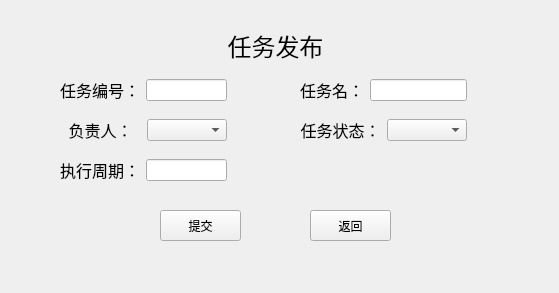
<?xml version="1.0" encoding="UTF-8"?>
<ui version="4.0">
 <class>taskAdd</class>
 <widget class="QWidget" name="taskAdd">
  <property name="geometry">
   <rect>
    <x>0</x>
    <y>0</y>
    <width>559</width>
    <height>293</height>
   </rect>
  </property>
  <property name="windowTitle">
   <string>Form</string>
  </property>
  <widget class="QLabel" name="label">
   <property name="geometry">
    <rect>
     <x>220</x>
     <y>20</y>
     <width>111</width>
     <height>51</height>
    </rect>
   </property>
   <property name="text">
    <string>&lt;html&gt;&lt;head/&gt;&lt;body&gt;&lt;p&gt;&lt;span style=&quot; font-size:18pt;&quot;&gt;任务发布&lt;/span&gt;&lt;/p&gt;&lt;/body&gt;&lt;/html&gt;</string>
   </property>
   <property name="alignment">
    <set>Qt::AlignCenter</set>
   </property>
  </widget>
  <widget class="QWidget" name="widget" native="true">
   <property name="geometry">
    <rect>
     <x>60</x>
     <y>70</y>
     <width>167</width>
     <height>41</height>
    </rect>
   </property>
   <layout class="QHBoxLayout" name="horizontalLayout">
    <item>
     <widget class="QLabel" name="label_2">
      <property name="text">
       <string>&lt;html&gt;&lt;head/&gt;&lt;body&gt;&lt;p&gt;&lt;span style=&quot; font-size:12pt;&quot;&gt;任务编号：&lt;/span&gt;&lt;/p&gt;&lt;/body&gt;&lt;/html&gt;</string>
      </property>
      <property name="alignment">
       <set>Qt::AlignCenter</set>
      </property>
     </widget>
    </item>
    <item>
     <widget class="QLineEdit" name="task_idLi"/>
    </item>
   </layout>
  </widget>
  <widget class="QWidget" name="widget_2" native="true">
   <property name="geometry">
    <rect>
     <x>300</x>
     <y>70</y>
     <width>167</width>
     <height>41</height>
    </rect>
   </property>
   <layout class="QHBoxLayout" name="horizontalLayout_2">
    <item>
     <widget class="QLabel" name="label_3">
      <property name="text">
       <string>&lt;html&gt;&lt;head/&gt;&lt;body&gt;&lt;p&gt;&lt;span style=&quot; font-size:12pt;&quot;&gt;任务名：&lt;/span&gt;&lt;/p&gt;&lt;/body&gt;&lt;/html&gt;</string>
      </property>
      <property name="alignment">
       <set>Qt::AlignCenter</set>
      </property>
     </widget>
    </item>
    <item>
     <widget class="QLineEdit" name="task_nameLi"/>
    </item>
   </layout>
  </widget>
  <widget class="QWidget" name="widget_3" native="true">
   <property name="geometry">
    <rect>
     <x>60</x>
     <y>110</y>
     <width>167</width>
     <height>41</height>
    </rect>
   </property>
   <layout class="QHBoxLayout" name="horizontalLayout_3">
    <item>
     <widget class="QLabel" name="label_4">
      <property name="text">
       <string>&lt;html&gt;&lt;head/&gt;&lt;body&gt;&lt;p&gt;&lt;span style=&quot; font-size:12pt;&quot;&gt;负责人：&lt;/span&gt;&lt;/p&gt;&lt;/body&gt;&lt;/html&gt;</string>
      </property>
      <property name="alignment">
       <set>Qt::AlignCenter</set>
      </property>
     </widget>
    </item>
    <item>
     <widget class="QComboBox" name="empBox"/>
    </item>
   </layout>
  </widget>
  <widget class="QWidget" name="widget_4" native="true">
   <property name="geometry">
    <rect>
     <x>300</x>
     <y>110</y>
     <width>167</width>
     <height>41</height>
    </rect>
   </property>
   <layout class="QHBoxLayout" name="horizontalLayout_4">
    <item>
     <widget class="QLabel" name="label_5">
      <property name="text">
       <string>&lt;html&gt;&lt;head/&gt;&lt;body&gt;&lt;p&gt;&lt;span style=&quot; font-size:12pt;&quot;&gt;任务状态：&lt;/span&gt;&lt;/p&gt;&lt;/body&gt;&lt;/html&gt;</string>
      </property>
      <property name="alignment">
       <set>Qt::AlignCenter</set>
      </property>
     </widget>
    </item>
    <item>
     <widget class="QComboBox" name="statusBox"/>
    </item>
   </layout>
  </widget>
  <widget class="QWidget" name="widget_5" native="true">
   <property name="geometry">
    <rect>
     <x>60</x>
     <y>150</y>
     <width>167</width>
     <height>41</height>
    </rect>
   </property>
   <layout class="QHBoxLayout" name="horizontalLayout_5">
    <item>
     <widget class="QLabel" name="label_6">
      <property name="text">
       <string>&lt;html&gt;&lt;head/&gt;&lt;body&gt;&lt;p&gt;&lt;span style=&quot; font-size:12pt;&quot;&gt;执行周期：&lt;/span&gt;&lt;/p&gt;&lt;/body&gt;&lt;/html&gt;</string>
      </property>
      <property name="alignment">
       <set>Qt::AlignCenter</set>
      </property>
     </widget>
    </item>
    <item>
     <widget class="QLineEdit" name="cycleLi"/>
    </item>
   </layout>
  </widget>
  <widget class="QPushButton" name="pushButton">
   <property name="geometry">
    <rect>
     <x>160</x>
     <y>210</y>
     <width>81</width>
     <height>31</height>
    </rect>
   </property>
   <property name="text">
    <string>提交</string>
   </property>
  </widget>
  <widget class="QPushButton" name="pushButton_2">
   <property name="geometry">
    <rect>
     <x>310</x>
     <y>210</y>
     <width>81</width>
     <height>31</height>
    </rect>
   </property>
   <property name="text">
    <string>返回</string>
   </property>
  </widget>
 </widget>
 <resources/>
 <connections/>
</ui>
